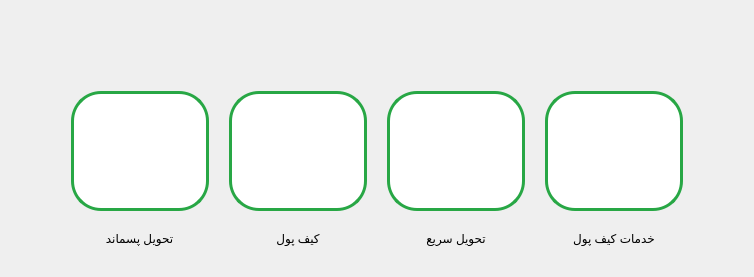
      <widget class="QWidget" name="pageMainMenu">
       <layout class="QVBoxLayout" name="verticalLayout_5">
        <item>
         <layout class="QHBoxLayout" name="horizontalLayout_3">
          <property name="spacing">
           <number>20</number>
          </property>
          <property name="leftMargin">
           <number>60</number>
          </property>
          <property name="topMargin">
           <number>80</number>
          </property>
          <property name="rightMargin">
           <number>60</number>
          </property>
          <property name="bottomMargin">
           <number>20</number>
          </property>
          <item>
           <layout class="QVBoxLayout" name="verticalLayout_26">
            <item alignment="Qt::AlignHCenter">
             <widget class="QPushButton" name="btnMainMenu_1">
              <property name="sizePolicy">
               <sizepolicy hsizetype="Minimum" vsizetype="Fixed">
                <horstretch>0</horstretch>
                <verstretch>0</verstretch>
               </sizepolicy>
              </property>
              <property name="minimumSize">
               <size>
                <width>0</width>
                <height>0</height>
               </size>
              </property>
              <property name="maximumSize">
               <size>
                <width>300</width>
                <height>300</height>
               </size>
              </property>
              <property name="styleSheet">
               <string notr="true">QPushButton{
background-color: #ffffff; 
border: 3px solid #28a745; 
border-radius: 30px;
outline-style: none;
padding: 50px;
}
QPushButton:pressed {
background-color: #6fdc89;
border-style: inset;
}</string>
              </property>
              <property name="text">
               <string/>
              </property>
              <property name="icon">
               <iconset>
                <normaloff>images/GreenMainMenu/Package Delivery.png</normaloff>images/GreenMainMenu/Package Delivery.png</iconset>
              </property>
              <property name="iconSize">
               <size>
                <width>150</width>
                <height>150</height>
               </size>
              </property>
             </widget>
            </item>
            <item alignment="Qt::AlignHCenter|Qt::AlignTop">
             <widget class="QLabel" name="lblMainMenu_1">
              <property name="maximumSize">
               <size>
                <width>16777215</width>
                <height>40</height>
               </size>
              </property>
              <property name="styleSheet">
               <string notr="true">font: 22pt &quot;IRANSans&quot;;
color:#000000;</string>
              </property>
              <property name="text">
               <string>تحویل پسماند</string>
              </property>
              <property name="alignment">
               <set>Qt::AlignCenter</set>
              </property>
             </widget>
            </item>
           </layout>
          </item>
          <item>
           <layout class="QVBoxLayout" name="verticalLayout_27">
            <item alignment="Qt::AlignHCenter">
             <widget class="QPushButton" name="btnMainMenu_2">
              <property name="sizePolicy">
               <sizepolicy hsizetype="Minimum" vsizetype="Fixed">
                <horstretch>0</horstretch>
                <verstretch>0</verstretch>
               </sizepolicy>
              </property>
              <property name="minimumSize">
               <size>
                <width>0</width>
                <height>0</height>
               </size>
              </property>
              <property name="maximumSize">
               <size>
                <width>300</width>
                <height>300</height>
               </size>
              </property>
              <property name="styleSheet">
               <string notr="true">QPushButton{
background-color: #ffffff; 
border: 3px solid #28a745; 
border-radius: 30px;
outline-style: none;
padding: 50px;
}
QPushButton:pressed {
background-color: #6fdc89;
border-style: inset;
}</string>
              </property>
              <property name="text">
               <string/>
              </property>
              <property name="icon">
               <iconset>
                <normaloff>images/GreenMainMenu/wallet.png</normaloff>images/GreenMainMenu/wallet.png</iconset>
              </property>
              <property name="iconSize">
               <size>
                <width>150</width>
                <height>150</height>
               </size>
              </property>
             </widget>
            </item>
            <item alignment="Qt::AlignHCenter|Qt::AlignTop">
             <widget class="QLabel" name="lblMainMenu_2">
              <property name="sizePolicy">
               <sizepolicy hsizetype="Expanding" vsizetype="Expanding">
                <horstretch>0</horstretch>
                <verstretch>0</verstretch>
               </sizepolicy>
              </property>
              <property name="maximumSize">
               <size>
                <width>16777215</width>
                <height>40</height>
               </size>
              </property>
              <property name="styleSheet">
               <string notr="true">font: 22pt &quot;IRANSans&quot;;
color:#000000;</string>
              </property>
              <property name="text">
               <string>کیف پول</string>
              </property>
              <property name="alignment">
               <set>Qt::AlignCenter</set>
              </property>
             </widget>
            </item>
           </layout>
          </item>
          <item>
           <layout class="QVBoxLayout" name="verticalLayout_28">
            <item alignment="Qt::AlignHCenter">
             <widget class="QPushButton" name="btnMainMenu_3">
              <property name="enabled">
               <bool>true</bool>
              </property>
              <property name="sizePolicy">
               <sizepolicy hsizetype="Minimum" vsizetype="Fixed">
                <horstretch>0</horstretch>
                <verstretch>0</verstretch>
               </sizepolicy>
              </property>
              <property name="minimumSize">
               <size>
                <width>0</width>
                <height>0</height>
               </size>
              </property>
              <property name="maximumSize">
               <size>
                <width>300</width>
                <height>300</height>
               </size>
              </property>
              <property name="styleSheet">
               <string notr="true">QPushButton{
background-color: #ffffff; 
border: 3px solid #28a745; 
border-radius: 30px;
outline-style: none;
padding: 50px;
}
QPushButton:pressed {
background-color: #6fdc89;
border-style: inset;
}</string>
              </property>
              <property name="text">
               <string/>
              </property>
              <property name="icon">
               <iconset>
                <normaloff>images/GreenMainMenu/Deposit to card recycling.png</normaloff>images/GreenMainMenu/Deposit to card recycling.png</iconset>
              </property>
              <property name="iconSize">
               <size>
                <width>150</width>
                <height>150</height>
               </size>
              </property>
             </widget>
            </item>
            <item alignment="Qt::AlignHCenter|Qt::AlignTop">
             <widget class="QLabel" name="lblMainMenu_3">
              <property name="enabled">
               <bool>true</bool>
              </property>
              <property name="sizePolicy">
               <sizepolicy hsizetype="Expanding" vsizetype="Expanding">
                <horstretch>0</horstretch>
                <verstretch>0</verstretch>
               </sizepolicy>
              </property>
              <property name="maximumSize">
               <size>
                <width>16777215</width>
                <height>40</height>
               </size>
              </property>
              <property name="styleSheet">
               <string notr="true">font: 22pt &quot;IRANSans&quot;;
color:#000000;</string>
              </property>
              <property name="text">
               <string>تحویل سریع</string>
              </property>
              <property name="alignment">
               <set>Qt::AlignCenter</set>
              </property>
             </widget>
            </item>
           </layout>
          </item>
          <item>
           <layout class="QVBoxLayout" name="verticalLayout_41">
            <item alignment="Qt::AlignHCenter">
             <widget class="QPushButton" name="btnMainMenu_4">
              <property name="maximumSize">
               <size>
                <width>300</width>
                <height>300</height>
               </size>
              </property>
              <property name="styleSheet">
               <string notr="true">QPushButton{
background-color: #ffffff; 
border: 3px solid #28a745; 
border-radius: 30px;
outline-style: none;
padding: 50px;
}
QPushButton:pressed {
background-color: #6fdc89;
border-style: inset;
}</string>
              </property>
              <property name="text">
               <string/>
              </property>
              <property name="icon">
               <iconset>
                <normaloff>images/GreenMainMenu/to buy credit.png</normaloff>images/GreenMainMenu/to buy credit.png</iconset>
              </property>
              <property name="iconSize">
               <size>
                <width>150</width>
                <height>150</height>
               </size>
              </property>
             </widget>
            </item>
            <item alignment="Qt::AlignHCenter|Qt::AlignTop">
             <widget class="QLabel" name="lblMainMenu_4">
              <property name="styleSheet">
               <string notr="true">font: 22pt &quot;IRANSans&quot;;
color:#000000;</string>
              </property>
              <property name="text">
               <string>خدمات کیف پول</string>
              </property>
              <property name="alignment">
               <set>Qt::AlignCenter</set>
              </property>
             </widget>
            </item>
           </layout>
          </item>
         </layout>
        </item>
       </layout>
      </widget>
